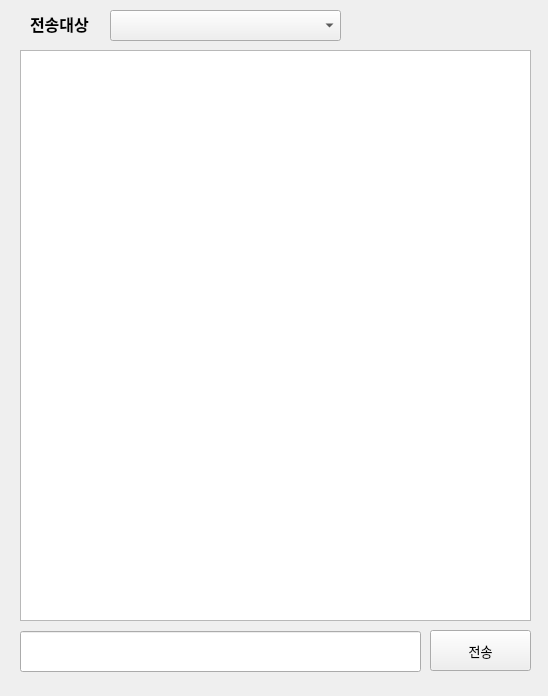
<?xml version="1.0" encoding="UTF-8"?>
<ui version="4.0">
 <class>Widget</class>
 <widget class="QWidget" name="Widget">
  <property name="geometry">
   <rect>
    <x>0</x>
    <y>0</y>
    <width>548</width>
    <height>696</height>
   </rect>
  </property>
  <property name="windowTitle">
   <string>Widget</string>
  </property>
  <widget class="QComboBox" name="comboBox">
   <property name="geometry">
    <rect>
     <x>110</x>
     <y>10</y>
     <width>231</width>
     <height>31</height>
    </rect>
   </property>
  </widget>
  <widget class="QLineEdit" name="lineEdit">
   <property name="geometry">
    <rect>
     <x>20</x>
     <y>631</y>
     <width>401</width>
     <height>41</height>
    </rect>
   </property>
  </widget>
  <widget class="QPushButton" name="pushButton">
   <property name="geometry">
    <rect>
     <x>430</x>
     <y>630</y>
     <width>101</width>
     <height>41</height>
    </rect>
   </property>
   <property name="font">
    <font>
     <pointsize>10</pointsize>
    </font>
   </property>
   <property name="text">
    <string>전송</string>
   </property>
  </widget>
  <widget class="QTextEdit" name="textEdit">
   <property name="geometry">
    <rect>
     <x>20</x>
     <y>50</y>
     <width>511</width>
     <height>571</height>
    </rect>
   </property>
  </widget>
  <widget class="QLabel" name="label">
   <property name="geometry">
    <rect>
     <x>30</x>
     <y>9</y>
     <width>71</width>
     <height>30</height>
    </rect>
   </property>
   <property name="font">
    <font>
     <pointsize>12</pointsize>
     <bold>true</bold>
    </font>
   </property>
   <property name="text">
    <string>전송대상</string>
   </property>
  </widget>
 </widget>
 <resources/>
 <connections/>
</ui>
